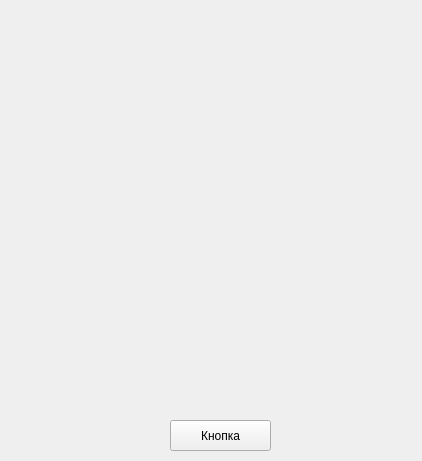
<?xml version="1.0" encoding="UTF-8"?>
<ui version="4.0">
 <class>Form</class>
 <widget class="QWidget" name="Form">
  <property name="geometry">
   <rect>
    <x>0</x>
    <y>0</y>
    <width>422</width>
    <height>461</height>
   </rect>
  </property>
  <property name="windowTitle">
   <string>UI</string>
  </property>
  <widget class="QPushButton" name="pushButton">
   <property name="geometry">
    <rect>
     <x>170</x>
     <y>420</y>
     <width>101</width>
     <height>31</height>
    </rect>
   </property>
   <property name="text">
    <string>Кнопка</string>
   </property>
  </widget>
 </widget>
 <resources/>
 <connections/>
</ui>
